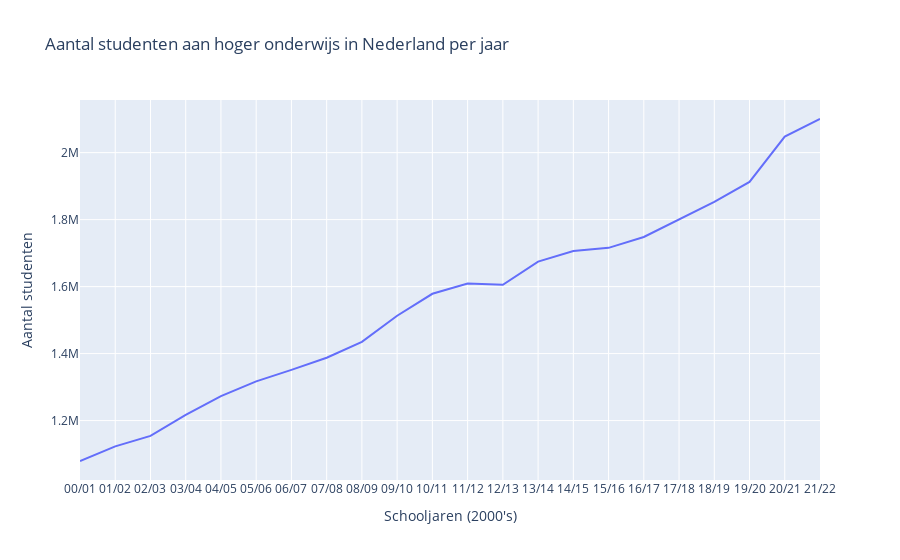

Source (notebook cell):
### Code cell
students_relevant = students[['Perioden', 'LeerlingenStudenten_1']]
students_total = students_relevant.groupby('Perioden').sum().reset_index()

students_year = px.line(students_total, x='Perioden', y='LeerlingenStudenten_1', title='Aantal studenten aan hoger onderwijs in Nederland per jaar')
students_year.update_layout(xaxis_title='Schooljaren (2000\'s)')
students_year.update_layout(yaxis_title='Aantal studenten')
students_year.show()

### Figure 1 — Plotly figure (JSON) as saved in the notebook; plotly's stock layout.template omitted (floating-point values rounded to 4 significant figures)
{"data": [{"hovertemplate": "Perioden=%{x}<br>LeerlingenStudenten_1=%{y}<extra></extra>", "legendgroup": "", "line": {"color": "#636efa", "dash": "solid"}, "marker": {"symbol": "circle"}, "mode": "lines", "name": "", "orientation": "v", "showlegend": false, "type": "scatter", "x": ["00/01", "01/02", "02/03", "03/04", "04/05", "05/06", "06/07", "07/08", "08/09", "09/10", "10/11", "11/12", "12/13", "13/14", "14/15", "15/16", "16/17", "17/18", "18/19", "19/20", "20/21", "21/22"], "xaxis": "x", "y": [1079313, 1123137, 1154260, 1216933, 1273264, 1317062, 1351234, 1387644, 1435138, 1512962, 1578569, 1609102, 1605276, 1674658, 1706291, 1715741, 1748109, 1800650, 1853227, 1912427, 2048088, 2100410], "yaxis": "y"}], "layout": {"legend": {"tracegroupgap": 0}, "title": {"text": "Aantal studenten aan hoger onderwijs in Nederland per jaar"}, "xaxis": {"anchor": "y", "domain": [0, 1], "title": {"text": "Schooljaren (2000's)"}}, "yaxis": {"anchor": "x", "domain": [0, 1], "title": {"text": "Aantal studenten"}}}}
